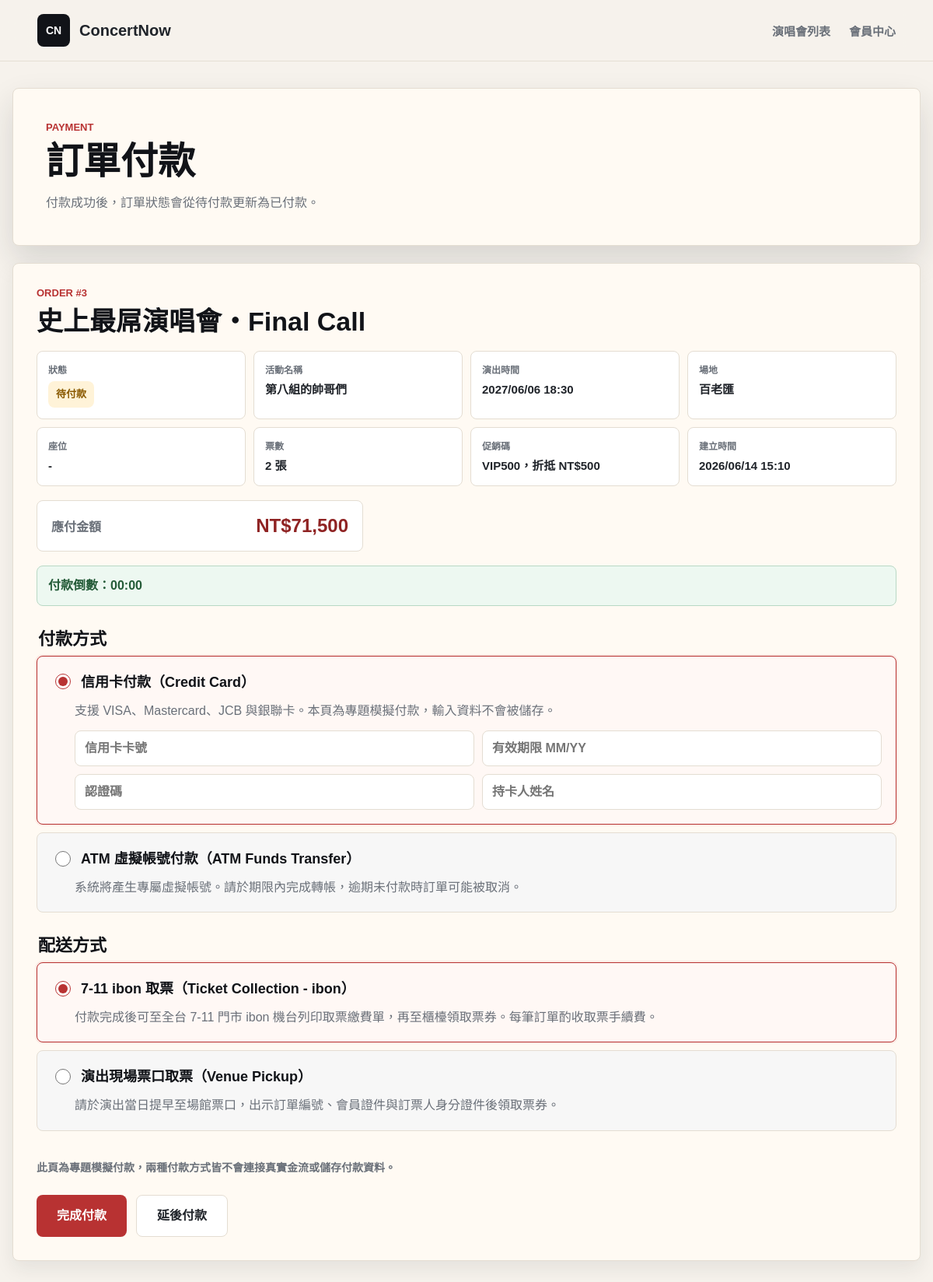
Page /customer/payment.php?order_id=3 (signed in) on the committed database.
### tables this page shows
CREATE TABLE Orders (
    order_id INT AUTO_INCREMENT PRIMARY KEY,
    user_id INT,
    show_id INT,
    promo_id INT NULL,                      
    total_price INT NOT NULL,               
    status ENUM('pending_payment', 'paid', 'cancelled') DEFAULT 'pending_payment',
    payment_method VARCHAR(30) NULL,         
    delivery_method VARCHAR(30) NULL,        
    created_at TIMESTAMP DEFAULT CURRENT_TIMESTAMP,
    FOREIGN KEY (user_id) REFERENCES User(user_id),
    FOREIGN KEY (show_id) REFERENCES ShowDate(show_id),
    FOREIGN KEY (promo_id) REFERENCES PromoCode(promo_id) ON DELETE SET NULL
);

CREATE TABLE Concert (
    concert_id INT AUTO_INCREMENT PRIMARY KEY,
    organizer_id INT NULL,                           
    artist VARCHAR(100) NOT NULL,                     
    title VARCHAR(255) NOT NULL,                      
    venue VARCHAR(100) NOT NULL,                      
    concert_address VARCHAR(255) NOT NULL,                    
    image VARCHAR(255),                               
    sale_start DATETIME NOT NULL,                     
    sale_end DATETIME NOT NULL,                       
    description TEXT,                                 
    notice TEXT,                                      
    created_at TIMESTAMP DEFAULT CURRENT_TIMESTAMP,
    FOREIGN KEY (organizer_id) REFERENCES Organizer(organizer_id) ON DELETE SET NULL
);

CREATE TABLE ShowDate (
    show_id INT AUTO_INCREMENT PRIMARY KEY,
    concert_id INT NOT NULL,                          
    show_datetime DATETIME NOT NULL,                  
    status VARCHAR(50) DEFAULT 'available',           
    FOREIGN KEY (concert_id) REFERENCES Concert(concert_id) ON DELETE CASCADE
);

CREATE TABLE PromoCode (
    promo_id INT AUTO_INCREMENT PRIMARY KEY,
    code_name VARCHAR(50) NOT NULL UNIQUE,  
    discount_amount INT NOT NULL,           
    usage_limit INT NULL,                   
    starts_at DATETIME NULL,                
    expires_at DATETIME NULL,               
    is_active BOOLEAN DEFAULT TRUE,         
    created_at TIMESTAMP DEFAULT CURRENT_TIMESTAMP,
    updated_at TIMESTAMP DEFAULT CURRENT_TIMESTAMP ON UPDATE CURRENT_TIMESTAMP
);

### includes/order_expiration.php (called while the page is built, shortened)
<?php
function orderPaymentDeadlineTimestamp($createdAt)
{
    try {
        $createdDateTime = new DateTimeImmutable((string) $createdAt, new DateTimeZone(ORDER_PAYMENT_TIMEZONE));
    } catch (Exception $exception) {
        return null;
    }
    return $createdDateTime->getTimestamp() + ORDER_PAYMENT_TIMEOUT_SECONDS;
}
function orderPaymentSecondsRemaining($createdAt)
{
    $deadlineTimestamp = orderPaymentDeadlineTimestamp($createdAt);
    $nowTimestamp = (new DateTimeImmutable('now', new DateTimeZone(ORDER_PAYMENT_TIMEZONE)))->getTimestamp();
    return max(0, $deadlineTimestamp - $nowTimestamp);
}

### customer/payment.php (the view, shortened to what this page needs)
<?php
require_once __DIR__ . '/../includes/db_config.php';
require_once __DIR__ . '/../includes/order_expiration.php';
function h($value)
{
    return htmlspecialchars((string) $value, ENT_QUOTES, 'UTF-8');
}
function paymentDateTimeText($value)
{
    $timestamp = strtotime((string) $value);
    return $timestamp ? date('Y/m/d H:i', $timestamp) : (string) $value;
}
function paymentStatusText($status)
{
    $labels = [
        'pending_payment' => '待付款',
        'paid' => '已付款',
        'cancelled' => '已取消',
    ];
    return $labels[$status] ?? (string) $status;
}
function paymentStatusClass($status)
{
    $classes = [
        'pending_payment' => 'is-pending',
        'paid' => 'is-paid',
        'cancelled' => 'is-cancelled',
    ];
    return $classes[$status] ?? 'is-unknown';
}
function fetchPaymentOrder($pdo, $orderId, $customerId)
{
    $stmt = $pdo->prepare(
        'SELECT
            o.order_id,
            o.total_price,
            o.status,
            o.payment_method,
            o.delivery_method,
            o.created_at,
            sd.show_datetime,
            c.artist,
            c.title,
            c.venue,
            p.code_name,
            p.discount_amount,
            COUNT(t.ticket_id) AS ticket_count,
            GROUP_CONCAT(s.seat_number ORDER BY s.seat_number SEPARATOR "、") AS seat_numbers
         FROM Orders o
         LEFT JOIN ShowDate sd ON o.show_id = sd.show_id
         LEFT JOIN Concert c ON sd.concert_id = c.concert_id
         LEFT JOIN PromoCode p ON o.promo_id = p.promo_id
         LEFT JOIN Ticket t ON o.order_id = t.order_id
         LEFT JOIN Seat s ON t.seat_id = s.seat_id
         WHERE o.order_id = ?
           AND o.user_id = ?
         GROUP BY
            o.order_id,
            o.total_price,
            o.status,
            o.payment_method,
            o.delivery_method,
            o.created_at,
            sd.show_datetime,
            c.artist,
            c.title,
            c.venue,
            p.code_name,
            p.discount_amount
         LIMIT 1'
    );
    $stmt->execute([$orderId, $customerId]);
    return $stmt->fetch();
}
$stylePath = __DIR__ . '/../assets/css/style.css';
$styleVersion = file_exists($stylePath) ? filemtime($stylePath) : time();
$customerId = (int) $_SESSION['customer_id'];
$orderId = filter_input(INPUT_GET, 'order_id', FILTER_VALIDATE_INT, [
    'options' => ['min_range' => 1],
]);
$order = null;
$errors = [];
$selectedPaymentMethod = (string) ($_POST['payment_method'] ?? 'credit_card');
$selectedDeliveryMethod = (string) ($_POST['delivery_method'] ?? 'ibon');
$paymentFieldValues = [
    'card_number' => trim((string) ($_POST['card_number'] ?? '')),
    'card_expiry' => trim((string) ($_POST['card_expiry'] ?? '')),
    'card_cvv' => trim((string) ($_POST['card_cvv'] ?? '')),
    'card_name' => trim((string) ($_POST['card_name'] ?? '')),
    'atm_bank_code' => trim((string) ($_POST['atm_bank_code'] ?? '')),
    'atm_account_note' => trim((string) ($_POST['atm_account_note'] ?? '')),
];
if ($pdo === null) {
    $errors[] = '資料庫連線失敗，請檢查 MySQL 與 includes/db_config.php 設定。';
} elseif (!$orderId) {
    $errors[] = '缺少訂單編號，請回會員中心查看訂單。';
} else {
    try {
        $order = fetchPaymentOrder($pdo, $orderId, $customerId);
    } catch (PDOException $exception) {
        $errors[] = '讀取付款資料失敗：' . $exception->getMessage();
    }
}
?>
<!doctype html>
<html lang="zh-Hant">
<head>
    <link rel="stylesheet" href="../assets/css/style.css?v=<?= h($styleVersion) ?>">
</head>
<body>
    <header class="site-header">
        <a class="brand" href="../index.php" aria-label="ConcertNow 首頁">
            <span class="brand-mark">CN</span>
            <span>ConcertNow</span>
        </a>
        <nav class="main-nav" aria-label="主選單">
            <a href="../index.php#concerts">演唱會列表</a>
            <a href="member.php">會員中心</a>
        </nav>
    </header>
    <main class="member-main">
        <section class="member-hero" aria-labelledby="payment-title">
            <div>
                <p class="member-kicker">Payment</p>
                <h1 id="payment-title">訂單付款</h1>
                <span>付款成功後，訂單狀態會從待付款更新為已付款。</span>
            </div>
        </section>
        <section class="member-panel">
            <?php if ($order): ?>
                <div class="member-section-title">
                    <p>Order #<?= h($order['order_id']) ?></p>
                    <h2><?= h($order['title'] ?? '演唱會資料已移除') ?></h2>
                </div>
                <dl class="member-order-info">
                    <div>
                        <dt>狀態</dt>
                        <dd><span class="member-status <?= h(paymentStatusClass($order['status'])) ?>"><?= h(paymentStatusText($order['status'])) ?></span></dd>
                    </div>
                    <div>
                        <dt>活動名稱</dt>
                        <dd><?= h($order['artist'] ?? '-') ?></dd>
                    </div>
                    <div>
                        <dt>演出時間</dt>
                        <dd><?= h(paymentDateTimeText($order['show_datetime'] ?? null)) ?></dd>
                    </div>
                    <div>
                        <dt>場地</dt>
                        <dd><?= h($order['venue'] ?? '-') ?></dd>
                    </div>
                    <div>
                        <dt>座位</dt>
                        <dd><?= h($order['seat_numbers'] ?: '-') ?></dd>
                    </div>
                    <div>
                        <dt>票數</dt>
                        <dd><?= h((int) $order['ticket_count']) ?> 張</dd>
                    </div>
                    <div>
                        <dt>促銷碼</dt>
                        <dd>
                            <?php if ($order['code_name']): ?>
                                <?= h($order['code_name']) ?>，折抵 NT$<?= h(number_format((int) $order['discount_amount'])) ?>
                            <?php else: ?>
                                -
                            <?php endif; ?>
                        </dd>
                    </div>
                    <div>
                        <dt>建立時間</dt>
                        <dd><?= h(paymentDateTimeText($order['created_at'])) ?></dd>
                    </div>
                </dl>
                <div class="payment-total" aria-label="付款金額">
                    <span>應付金額</span>
                    <strong>NT$<?= h(number_format((int) $order['total_price'])) ?></strong>
                </div>
                <?php if ($order['status'] === 'pending_payment'): ?>
                    <?php $paymentSecondsRemaining = orderPaymentSecondsRemaining($order['created_at']); ?>
                    <div class="auth-alert auth-success" data-order-countdown data-order-id="<?= h($order['order_id']) ?>" data-seconds="<?= h($paymentSecondsRemaining) ?>">
                        付款倒數：<strong data-countdown-text><?= h(gmdate('i:s', $paymentSecondsRemaining)) ?></strong>
                    </div>
                    <form method="post" action="payment.php?order_id=<?= h($order['order_id']) ?>" class="payment-choice-form">
                        <fieldset class="payment-choice-group">
                            <legend>付款方式</legend>
                            <label class="payment-choice-card">
                                <span class="payment-choice-title">
                                    <input type="radio" name="payment_method" value="credit_card" <?= $selectedPaymentMethod === 'credit_card' ? 'checked' : '' ?>>
                                    <strong>信用卡付款（Credit Card）</strong>
                                </span>
                                <span class="payment-choice-description">
                                    支援 VISA、Mastercard、JCB 與銀聯卡。本頁為專題模擬付款，輸入資料不會被儲存。
                                </span>
                                <span class="payment-method-fields" data-payment-fields="credit_card">
                                    <input type="text" name="card_number" value="<?= h($paymentFieldValues['card_number']) ?>" placeholder="信用卡卡號" data-required-payment-field>
                                    <input type="text" name="card_expiry" value="<?= h($paymentFieldValues['card_expiry']) ?>" placeholder="有效期限 MM/YY" data-required-payment-field>
                                    <input type="text" name="card_cvv" value="<?= h($paymentFieldValues['card_cvv']) ?>" placeholder="認證碼" data-required-payment-field>
                                    <input type="text" name="card_name" value="<?= h($paymentFieldValues['card_name']) ?>" placeholder="持卡人姓名" data-required-payment-field>
                                </span>
                            </label>
                            <label class="payment-choice-card">
                                <span class="payment-choice-title">
                                    <input type="radio" name="payment_method" value="atm_transfer" <?= $selectedPaymentMethod === 'atm_transfer' ? 'checked' : '' ?>>
                                    <strong>ATM 虛擬帳號付款（ATM Funds Transfer）</strong>
                                </span>
                                <span class="payment-choice-description">
                                    系統將產生專屬虛擬帳號。請於期限內完成轉帳，逾期未付款時訂單可能被取消。
                                </span>
                            </label>
                        </fieldset>
                        <fieldset class="payment-choice-group">
                            <legend>配送方式</legend>
                            <label class="payment-choice-card">
                                <span class="payment-choice-title">
                                    <input type="radio" name="delivery_method" value="ibon" <?= $selectedDeliveryMethod === 'ibon' ? 'checked' : '' ?>>
                                    <strong>7-11 ibon 取票（Ticket Collection - ibon）</strong>
                                </span>
                                <span class="payment-choice-description">
                                    付款完成後可至全台 7-11 門市 ibon 機台列印取票繳費單，再至櫃檯領取票券。每筆訂單酌收取票手續費。
                                </span>
                            </label>
                            <label class="payment-choice-card">
                                <span class="payment-choice-title">
                                    <input type="radio" name="delivery_method" value="venue_pickup" <?= $selectedDeliveryMethod === 'venue_pickup' ? 'checked' : '' ?>>
                                    <strong>演出現場票口取票（Venue Pickup）</strong>
                                </span>
                                <span class="payment-choice-description">
                                    請於演出當日提早至場館票口，出示訂單編號、會員證件與訂票人身分證件後領取票券。
                                </span>
                            </label>
                        </fieldset>
                        <p class="checkout-note">此頁為專題模擬付款，兩種付款方式皆不會連接真實金流或儲存付款資料。</p>
                        <div class="payment-actions">
                            <button class="placeholder-link payment-submit-button" type="submit">完成付款</button>
                            <a class="secondary-action payment-delay-button" href="order_detail.php?order_id=<?= h($order['order_id']) ?>">延後付款</a>
                        </div>
                    </form>
                <?php else: ?>
                    <div class="payment-actions">
                        <a class="placeholder-link" href="member.php">回會員中心</a>
                    </div>
                <?php endif; ?>
            <?php else: ?>
                <a class="secondary-action" href="member.php">回會員中心</a>
            <?php endif; ?>
        </section>
    </main>
</body>
</html>

### rows in the picture
orders: order_id "3", concert.title "史上最屌演唱會・Final Call", status "待付款", concert.artist "第八組的帥哥們", show.show_datetime "2027/06/06 18:30", concert.venue "百老匯", promo.code_name "VIP500", promo.discount_amount "500", created_at "2026/06/14 15:10", total_price "71,500"

### other values in the picture
$order['seat_numbers'] ?: '-' "-"
$order['ticket_count'] "2"
